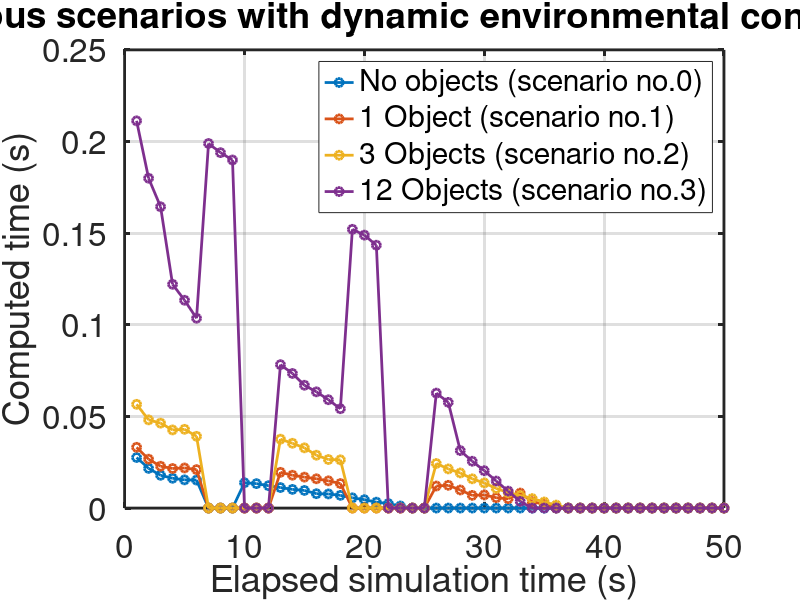
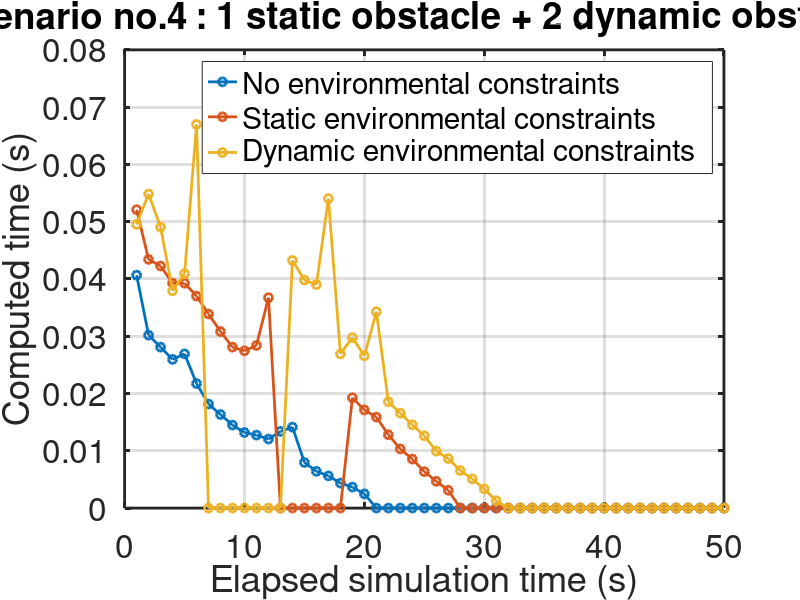
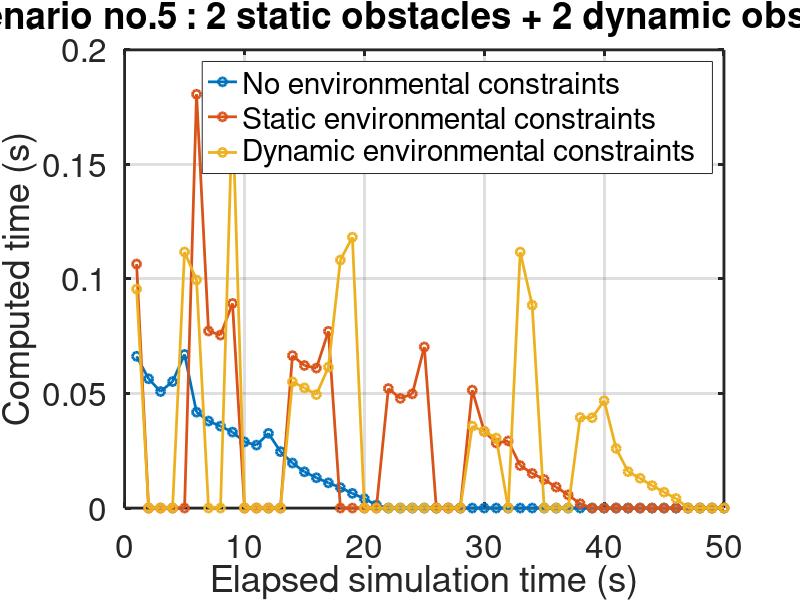

MATLAB code to generate these figures, in order:
clc, clear, close all
lw = 2;

t4 = load("time_test4.mat");
t5 = load("time_test5.mat");
t10 = load("time_test10.mat");
t11 = load("time_test11.mat");
t12 = load("time_test12.mat");
t13 = load("time_test13.mat");
t14 = load("time_test14.mat");
t15 = load("time_test15.mat");
t16 = load("time_test16.mat");

t12sp = load("time_test12sp.mat");





t4 = t4.timer;
t5 = t5.timer;
t10 = t10.timer;
t11 = t11.timer;
t12 = t12.timer;
t13 = t13.timer;
t14 = t14.timer;
t15 = t15.timer;
t16 = t16.timer;
t12sp = t12sp.timer;

figure
plot(t12,'o-','LineWidth', lw), hold on
plot(t12sp,'o-','LineWidth', lw), hold on
plot(t13,'o-','LineWidth', lw)
plot(t14,'o-','LineWidth', lw)
grid on
legend("No objects (scenario no.0)", "1 Object (scenario no.1)", "3 Objects (scenario no.2)",...
    "12 Objects (scenario no.3)")
xlabel("Elapsed simulation time (s)")
ylabel("Computed time (s)")
title("Various scenarios with dynamic environmental constraints")
set(gca, 'FontSize', 24, 'LineWidth', 2)


figure
plot(t4,'o-','LineWidth', lw), hold on
plot(t10,'o-','LineWidth', lw)
plot(t15,'o-','LineWidth', lw)
grid on
legend("No environmental constraints", "Static environmental constraints",...
    "Dynamic environmental constraints")
xlabel("Elapsed simulation time (s)")
ylabel("Computed time (s)")
title("Scenario no.4 : 1 static obstacle + 2 dynamic obstacles")
set(gca, 'FontSize', 24, 'LineWidth', 2)


figure
plot(t5,'o-','LineWidth', lw), hold on
plot(t11,'o-','LineWidth', lw)
plot(t16,'o-','LineWidth', lw)
grid on
legend("No environmental constraints", "Static environmental constraints",...
    "Dynamic environmental constraints")
xlabel("Elapsed simulation time (s)")
ylabel("Computed time (s)")
title("Scenario no.5 : 2 static obstacles + 2 dynamic obstacles")
set(gca, 'FontSize', 24, 'LineWidth', 2)

